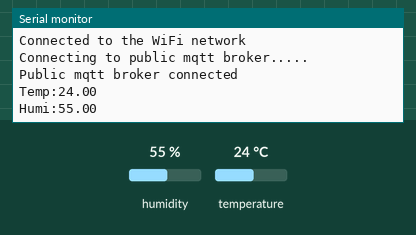
The sketch below on a simulated ESP8266 (NodeMCU). Parts: the last lines printed to the serial monitor. Inputs (shaded band) come from the test bench; at power-on: humidity 55 %, temperature 24 °C. WiFi joins after 1.5 s; servers stay silent unless stated; no MQTT or app messages arrive unless stated.

Above: at 2.7 s.
2.8 s: humidity set to 22 %
At 8.0 s:
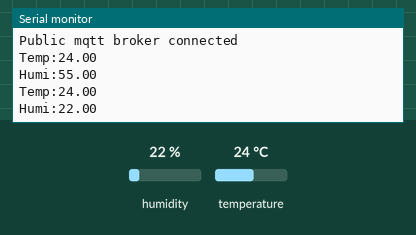
8.8 s: temperature set to 12 °C
At 12.7 s:
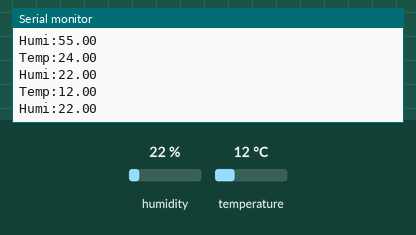
14.8 s: humidity set to 40 %
At 17.5 s:
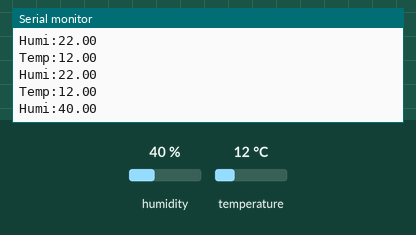
Timing chart, 0 to 19.0 s (numbered marks = the images above; inputs shaded):
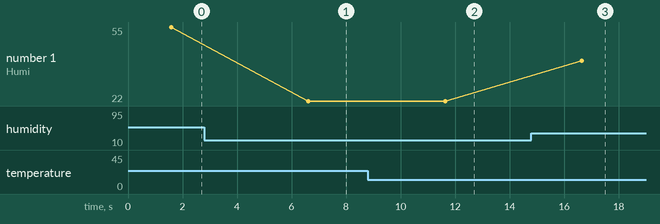

Measured:
- after the input at 2.8 s, the serial monitor: prints a new line after 3.8 s (image 1)
- after the input at 8.8 s, the serial monitor: prints a new line after 2.8 s (image 2)
- after the input at 14.8 s, the serial monitor: prints a new line after 1.9 s (image 3)
- plotted number 1: 55 → 22 after the input at 2.8 s, 22 → 40 after the input at 14.8 s

The sketch:

helloworld.ino
```cpp
#include <ESP8266WiFi.h>
#include <PubSubClient.h>
#include "DHT.h"

#define DHTTYPE DHT11   // DHT 11

// DHT Sensor
uint8_t DHTPin = D1;

// Initialize DHT sensor.
DHT dht(DHTPin, DHTTYPE);

String Temperature;
String Humidity;

const char *ssid = "i40tk";
const char *password = "PbKbTtKa5";

const char *mqtt_broker = "192.168.33.211";
const char *topic = "homerseklet";
const char *mqtt_username = "tamas";
const char *mqtt_password = "gyoker";

const int mqtt_port = 1883;

IPAddress local_IP(192, 168, 33, 200);
// Set your Gateway IP address
IPAddress gateway(192, 168, 33, 254);
IPAddress subnet(255, 255, 255, 0);

WiFiClient espClient;
PubSubClient client(espClient);

void setup() {
 // Set software serial baud to 115200;
 Serial.begin(115200);
 Serial.flush();

 pinMode(DHTPin, INPUT);
 dht.begin();

 // connecting to a WiFi network
 if (!WiFi.config(local_IP, gateway, subnet)) {
    Serial.println("STA Failed to configure");
 }
 WiFi.begin(ssid, password);

 while (WiFi.status() != WL_CONNECTED) {
     delay(500);
     Serial.println("Connecting to WiFi..");
 }
 Serial.println("Connected to the WiFi network");
 //connecting to a mqtt broker
 client.setServer(mqtt_broker, mqtt_port);
 while (!client.connected()) {
     Serial.println("Connecting to public mqtt broker.....");
     if (client.connect("homerseklet", mqtt_username, mqtt_password)) {
         Serial.println("Public mqtt broker connected");
     } else {
         Serial.print("failed with state ");
         Serial.print(client.state());
         delay(2000);
     }
 }
}

void reconnect(){
  while (!client.connected()) {
    if (client.connect("homerseklet", mqtt_username, mqtt_password)) {
           Serial.println("Public mqtt broker connected");
    }
    Serial.println("Working on it");
  }
  Temperature = String(dht.readTemperature()); // Gets the values of the temperature
  Humidity = String(dht.readHumidity()); // Gets the values of the humidity
  String temp=Temperature+"/"+Humidity;
  char payload[temp.length()+1];
  temp.toCharArray(payload,temp.length()+1);
  Serial.println("Temp:"+Temperature);
  Serial.println("Humi:"+Humidity);
  client.publish(topic, payload);
  client.subscribe(topic);
  delay(5000);
}

void loop() {
  reconnect();
  client.loop();
}
```
